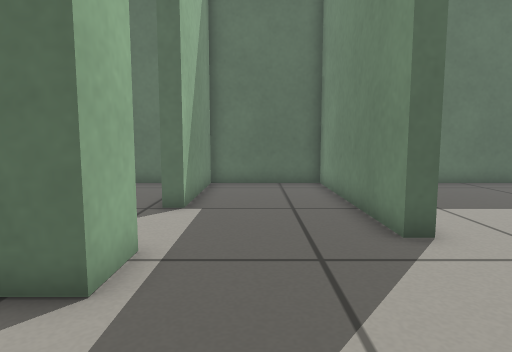
View 1 (above)

17 first-person views from a walk through a Gazebo world. The camera is 0.46 m above the floor, tilts 6° down and sees 75° across. The floor is counted in squares, 0.25 m on a side. Each view is taken from the middle of a square. On the plan, view 1 faces up. The plan holds only what a view shows up to about 17 squares ahead; the rest is blank.

View 2
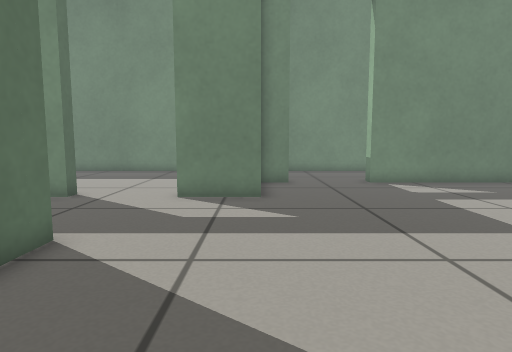

View 3
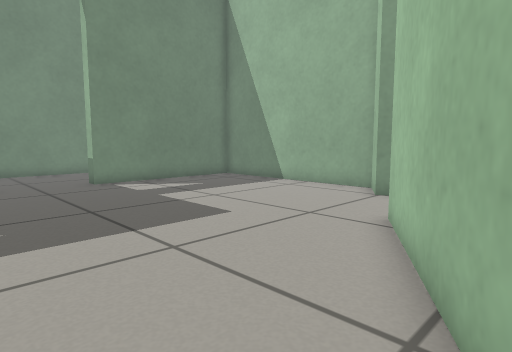

View 4
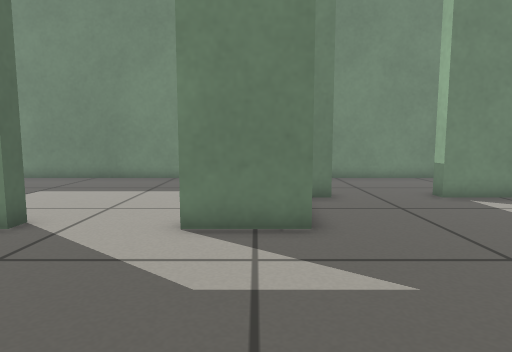

View 5
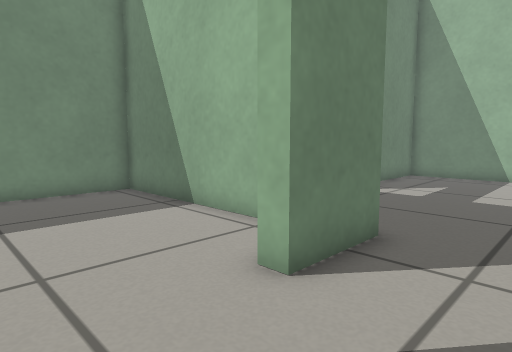

View 6
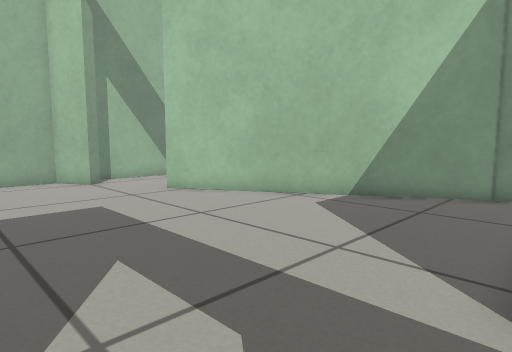

View 7
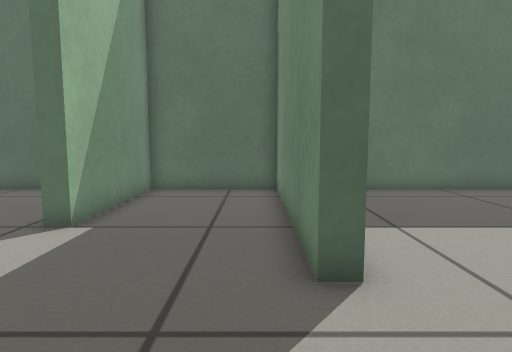

View 8
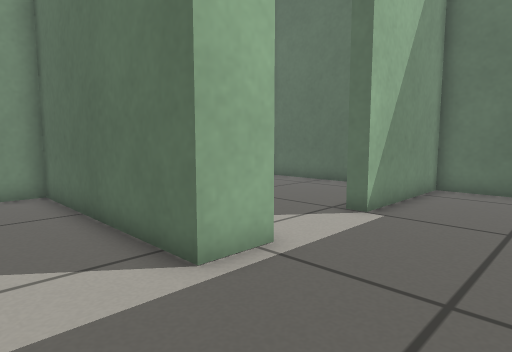

View 9
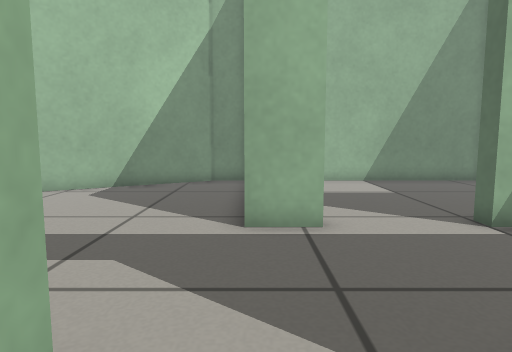

View 10
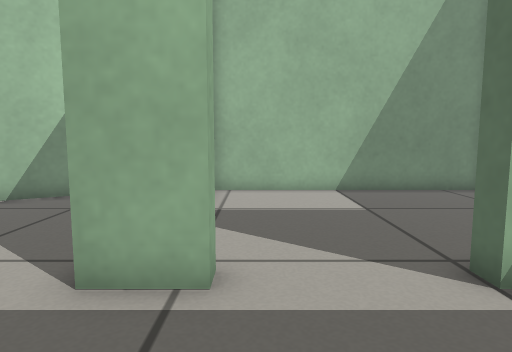

View 11
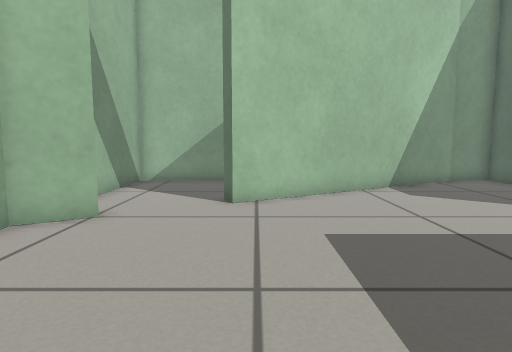

View 12
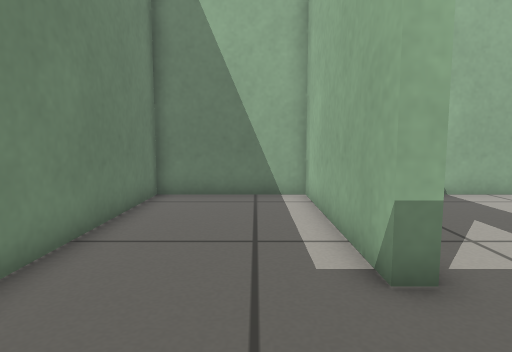

View 13
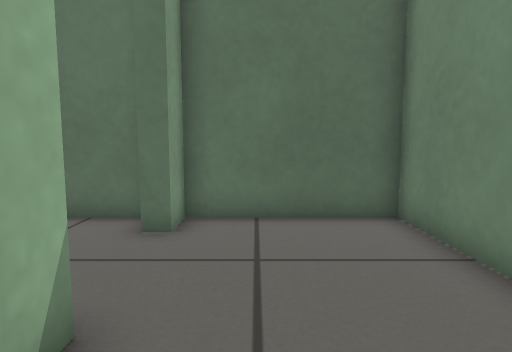

View 14
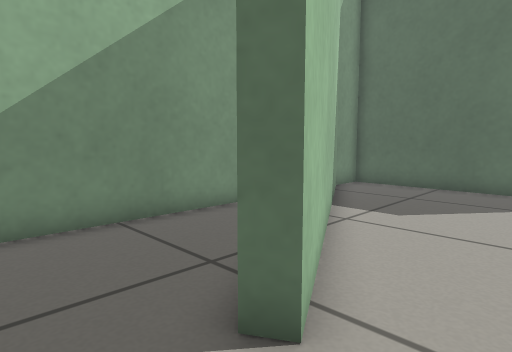

View 15
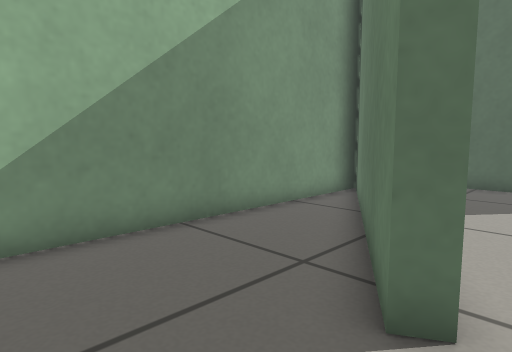

View 16
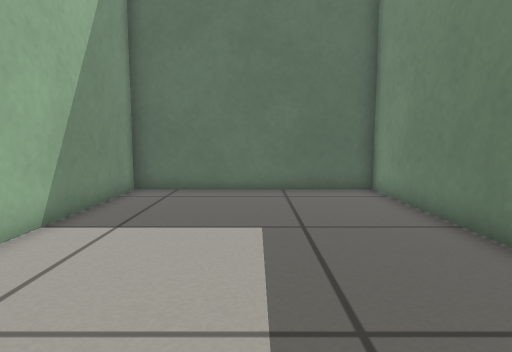

View 17
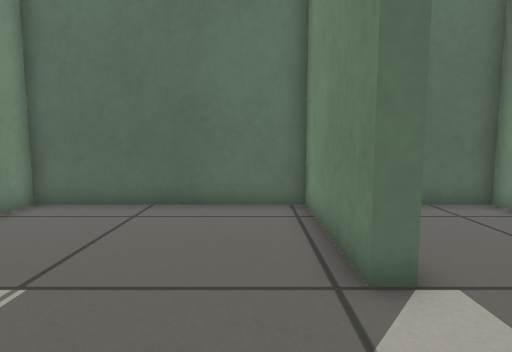

### Floor plan
Points are (right, up) in squares from view 1. A wall is a line through its corners. A room is listed if a view was taken in it or the views show most of it. See-through windows are left out.
Room 1 (views 1, 2, 3, 4, 5, 6, 7, 8, 10, 11, 14)
walls: (2.8, -0.2) (2.8, 2.6); (6.4, -0.2) (4.4, -0.2); (-2, 5.4) (-2, 3.8) (-10.4, 3.8) (-10.4, 2.1) (-4.7, -7.7); (6.7, -1.4) (6.7, -0.1); (2.8, 6.2) (2.8, 14.5) (-2, 14.5) (-2, 9); (-3.5, -11.1) (-2.9, -10.8) (-2.1, -12.3) (6.1, -12.3); (6.7, -11.8) (6.7, -5)
ways out: open door at (3, 4.5) to room 2; open door at (7, -3.5) to room 3; open door at (-5, -8) to room 4; open door at (-4, -9.5) to room 4; open door at (-3, -11) to room 4; open door at (-2, 7.5) to room 5
Room 2 (views 9, 16)
walls: (5.5, 0.4) (12.4, 0.4) (12.4, 14.5) (3.4, 14.5) (3.4, 7.8)
ways out: open door at (3, 4.5) to room 1
Room 3 (views 12, 13)
walls: (7.3, -5) (7.3, -12.3) (12.4, -12.3) (12.4, -0.2) (7.3, -0.2) (7.3, -1.4)
ways out: open door at (7, -3.5) to room 1
Room 4 (view 15)
walls: (-4.7, -7.7) (-5.2, -8) (-10.4, 0.9) (-10.4, -12.3) (-3.9, -12.3)
ways out: open door at (-5, -8) to room 1; open door at (-4, -9.5) to room 1; open door at (-3, -11) to room 1
Room 5 (view 17)
walls: (-2.6, 9) (-2.6, 14.5) (-10.4, 14.5) (-10.4, 4.4)
ways out: open door at (-2, 7.5) to room 1

Positions as (right, up) in squares from view 1, and headings:
1: (0, 0), facing up
2: (-8, 0), facing right
3: (-8, 0), facing down-right
4: (-4, 1), facing right
5: (0, 6), facing down-right
6: (2, 4), facing down-left
7: (2, 2), facing up
8: (2, 1), facing up-left
9: (5, 4), facing left
10: (2, 6), facing left
11: (5, -7), facing left
12: (9, -1), facing down
13: (9, -8), facing up
14: (-3, -10), facing up-left
15: (-4, -11), facing up-left
16: (8, 2), facing up
17: (-4, 5), facing up
